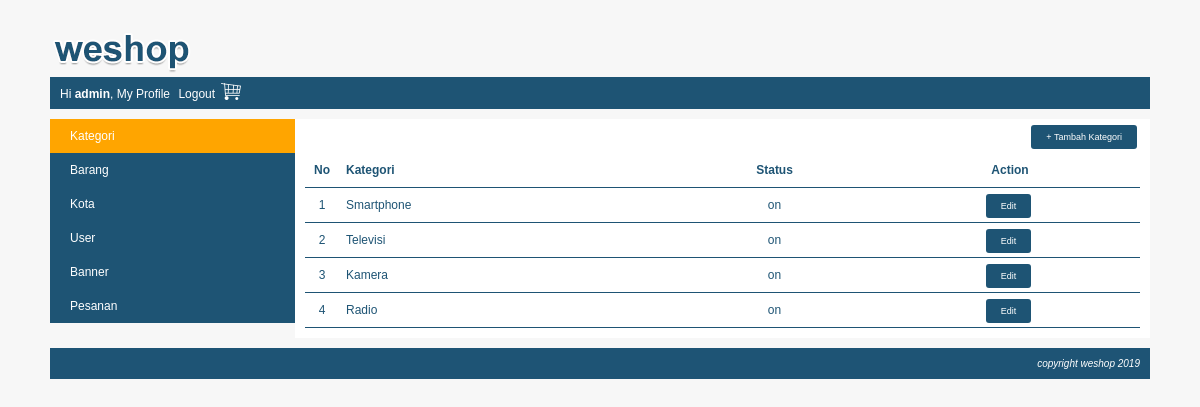
The app's page /index.php?page=my_profile&module=kategori&action=list (signed in) with its own data.
### tables this page shows
CREATE TABLE `kategori` (
  `kategori_id` int(10) NOT NULL,
  `kategori` varchar(150) NOT NULL,
  `status` enum('on','off') NOT NULL
);

### module/kategori/list.php (the view)
<div id="frame-tambah">
	<a href="<?php echo BASE_URL."index.php?page=my_profile&module=kategori&action=form"; ?>" class="tombol-action">+ Tambah Kategori</a>
</div>
<?php
	$queryKategori = mysqli_query($koneksi, "SELECT * FROM kategori");
	if(mysqli_num_rows($queryKategori) == 0) {
		echo"<h3>Saat ini belum ada nama kategori di dalam table kategori</h3>";
	}else{
		echo "<table class='table-list'>";
		echo "<tr class='baris-tittle'>
				<th class='kolom-nomor'>No</th>
				<th class='kiri'>Kategori</th>
				<th class='tengah'>Status</th>
				<th class='tengah'>Action</th>
			</tr>";
		$no=1;
		while($row=mysqli_fetch_assoc($queryKategori)){
			echo"<tr>
					<td class='kolom-nomor'>$no</td>
					<td class='kiri'>$row[kategori]</td>
					<td class='tengah'>$row[status]</td>
					<td class='tengah'>
						<a class='tombol-action' href='".BASE_URL."index.php?page=my_profile&module=kategori&action=form&kategori_id=$row[kategori_id]'>Edit</a>
					</td>
				</tr>";
			$no++;
		}
		echo "</table>";
	}
?>

### css/style.css (style rules this page uses)
body { font-family:arial; font-size:12px; color:#1e5474; background:#F7F7F7; margin:0px; }
.table-list { width: 100%; border-collapse: collapse; }
.table-list tr { border-bottom: 1px solid #1e5474; }
.table-list tr th, .table-list tr td { padding: 10px 7px; }
.kolom-nomor { width: 20px; text-align: center; }
.tengah { text-align: center; }
.kiri { text-align: left; }
#frame-tambah { margin-bottom: 10px; text-align: right; }
.tombol-action { background: #1e5474; color: white; padding: 7px 15px; border-radius: 3px; cursor: pointer; text-decoration: none; margin-right: 3px; font-size: 9px; }

### records on screen
kategori: kategori "Smartphone", status "on"
kategori: kategori "Televisi", status "on"
kategori: kategori "Kamera", status "on"
kategori: kategori "Radio", status "on"

### other values on screen
$nama "admin"
